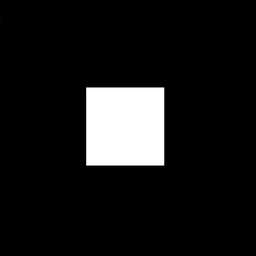
#> input picture Atividade07-1809/imagem/sinc_original.png, 256 x 256 px, shrunk from 600 x 600 before the run, found by its file name
$ python 3.py
#> lines starting #> are read from the running program, lines starting #| are printed output that depends on the picture; after the words box and inside, x2 and y2 are one past the last pixel; in counts of white or black regions, pixels touching at a corner belong together
# 3  Crie um filtro passa-alta do tipo ideal, butterworth e gaussiano e aplique-o às imagens disponibilizadas.

import cv2
import numpy as np
import matplotlib.pyplot as plt

sinc_original_path = './imagem/sinc_original.png'
sinc_original_menor_path = './imagem/sinc_original_menor.png'
sinc_rot_path = './imagem/sinc_rot.png'
sinc_rot2_path = './imagem/sinc_rot2.png'
sinc_trans_path = './imagem/sinc_trans.png'

# Ler as imagens
sinc_original = cv2.imread(sinc_original_path, cv2.IMREAD_GRAYSCALE)
#> sinc_original is the input picture: shape (256, 256); min 0, max 255, mean 23.7
sinc_original_menor = cv2.imread(sinc_original_menor_path, cv2.IMREAD_GRAYSCALE)
sinc_rot = cv2.imread(sinc_rot_path, cv2.IMREAD_GRAYSCALE)
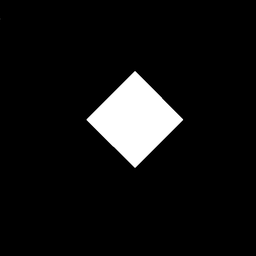
#> input picture Atividade07-1809/imagem/sinc_rot.png, 256 x 256 px, shrunk from 600 x 600 before the run, found by its file name
#> sinc_rot is the input picture: shape (256, 256); min 0, max 255, mean 18.4
sinc_rot2 = cv2.imread(sinc_rot2_path, cv2.IMREAD_GRAYSCALE)
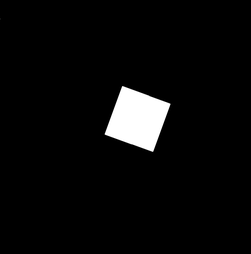
#> input picture Atividade07-1809/imagem/sinc_rot2.png, 251 x 254 px, shrunk from 588 x 596 before the run, found by its file name
#> sinc_rot2 is the input picture: shape (254, 251); min 0, max 255, mean 10.6
sinc_trans = cv2.imread(sinc_trans_path, cv2.IMREAD_GRAYSCALE)
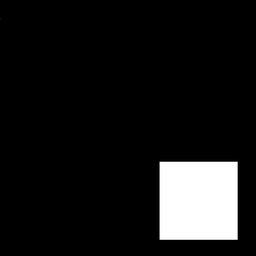
#> input picture Atividade07-1809/imagem/sinc_trans.png, 256 x 256 px, shrunk from 600 x 600 before the run, found by its file name
#> sinc_trans is the input picture: shape (256, 256); min 0, max 255, mean 23.7

def fourier_spectrum(image):
 # Computa a transformada de Fourier 2D
 f = np.fft.fft2(image)
 # Centraliza as frequências baixas
 fshift = np.fft.fftshift(f)
 # Calcula a magnitude e aplica o logaritmo para melhor visualização
 magnitude_spectrum = np.log(np.abs(fshift) + 1)
 return magnitude_spectrum


def distance(point1, point2):
    return np.sqrt((point1[0] - point2[0]) ** 2 + (point1[1] - point2[1]) ** 2)

def ideal_lowpass_filter(image, cutoff):
    rows, cols = image.shape
    center = (rows / 2, cols / 2)
    filter = np.zeros((rows, cols))

    for x in range(cols):
        for y in range(rows):
            if distance((y, x), center) < cutoff:
                filter[y, x] = 1
    return filter

def butterworth_lowpass_filter(image, cutoff, order=2):
    rows, cols = image.shape
    center = (rows / 2, cols / 2)
    filter = np.zeros((rows, cols))

    for x in range(cols):
        for y in range(rows):
            filter[y, x] = 1 / (1 + (distance((y, x), center) / cutoff) ** (2 * order))
    return filter

def gaussian_lowpass_filter(image, cutoff):
    rows, cols = image.shape
    center = (rows / 2, cols / 2)
    filter = np.zeros((rows, cols))

    for x in range(cols):
        for y in range(rows):
            filter[y, x] = np.exp(-(distance((y, x), center) ** 2) / (2 * (cutoff ** 2)))
    return filter
cutoff = 30

def normalize_image(image):
    min_val = np.min(image)
    max_val = np.max(image)
    return (image - min_val) / (max_val - min_val)

def apply_filter(image, filter):
    f = np.fft.fft2(image)
    fshift = np.fft.fftshift(f)
    fshift = fshift * filter
    f_ishift = np.fft.ifftshift(fshift)
    img_back = np.fft.ifft2(f_ishift)
    img_back = np.abs(img_back)
    return img_back

def ideal_highpass_filter(image, cutoff):
    return 1 - ideal_lowpass_filter(image, cutoff)

def butterworth_highpass_filter(image, cutoff, order=2):
    return 1 - butterworth_lowpass_filter(image, cutoff, order)

def gaussian_highpass_filter(image, cutoff):
    return 1 - gaussian_lowpass_filter(image, cutoff)

# Função para aplicar o filtro usando transformada de Fourier
def apply_filter(image, filter):
    f = np.fft.fft2(image)
    fshift = np.fft.fftshift(f)
    fshift = fshift * filter
    f_ishift = np.fft.ifftshift(fshift)
    img_back = np.fft.ifft2(f_ishift)
    img_back = np.abs(img_back)
    return img_back

images = [sinc_original, sinc_rot, sinc_rot2, sinc_trans]
titles = ['Original', 'Rotacionada (40º)', 'Rotacionada (20º)', 'Transladada']

for idx, image in enumerate(images):
    # Fourier
    spectrum = fourier_spectrum(image)

    # Criação dos filtros
    ideal_hp = ideal_highpass_filter(image, cutoff)
    butter_hp = butterworth_highpass_filter(image, cutoff)
    gaussian_hp = gaussian_highpass_filter(image, cutoff)

    # Aplicação dos filtros
    result_ideal = apply_filter(image, ideal_hp)
    result_butter = apply_filter(image, butter_hp)
    result_gaussian = apply_filter(image, gaussian_hp)

    # Exibição
    plt.figure(figsize=(20, 10))

    # Imagem original
    plt.subplot(4, 4, 1)
    plt.imshow(image, cmap='gray')
    plt.title(f'a) Imagem {titles[idx]}')
    plt.axis('off')

    # Espectro de Fourier
    plt.subplot(4, 4, 2)
    plt.imshow(spectrum, cmap='gray')
    plt.title('b) Espectro de Fourier')
    plt.axis('off')

    # Filtro passa-alta Ideal
    plt.subplot(4, 4, 3)
    plt.imshow(ideal_hp, cmap='gray')
    plt.title('c) Filtro Ideal Passa-Alta')
    plt.axis('off')

    # Resultado filtro Ideal
    plt.subplot(4, 4, 4)
    plt.imshow(result_ideal, cmap='gray')
    plt.title('d) Após Filtro Ideal')
    plt.axis('off')

    # Filtro passa-alta Butterworth
    plt.subplot(4, 4, 7)
    plt.imshow(butter_hp, cmap='gray')
    plt.title('c) Filtro Butterworth Passa-Alta')
    plt.axis('off')

    # Resultado filtro Butterworth
    plt.subplot(4, 4, 8)
    plt.imshow(result_butter, cmap='gray')
    plt.title('d) Após Filtro Butterworth')
    plt.axis('off')

    # Filtro passa-alta Gaussiano
    plt.subplot(4, 4, 11)
    plt.imshow(gaussian_hp, cmap='gray')
    plt.title('c) Filtro Gaussiano Passa-Alta')
    plt.axis('off')

    # Resultado filtro Gaussiano
    plt.subplot(4, 4, 12)
    plt.imshow(result_gaussian, cmap='gray')
    plt.title('d) Após Filtro Gaussiano')
    plt.axis('off')

    # Ajusta o layout e mostra a figura
    plt.tight_layout()
    plt.show()
#> this loop made 4 passes
#> pass 1, in fourier_spectrum, `magnitude_spectrum = np.log(np.abs(fshift) + 1)`:
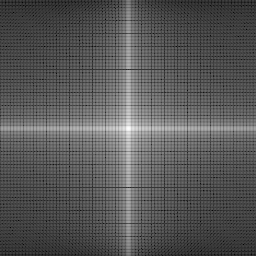
#> magnitude_spectrum: shape (256, 256) float64; min 0.302, max 14.26, mean 5.09; drawn with min black and max white
#> pass 1, `ideal_hp = ideal_highpass_filter(image, cutoff)`:
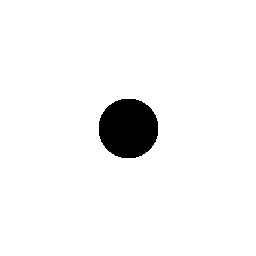
#> ideal_hp: shape (256, 256) float64; values 0 (black) and 1 (white), 95.7% white; 1 black region, box (x1, y1, x2, y2) and area: (99, 99, 158, 158) 2809
#> pass 1, `butter_hp = butterworth_highpass_filter(image, cutoff)`:
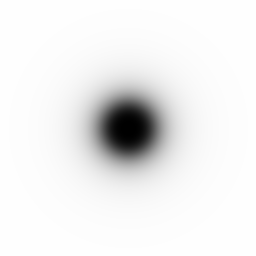
#> butter_hp: shape (256, 256) float64; min 0, max 0.999, mean 0.934
#> pass 2, `plt.show()`:
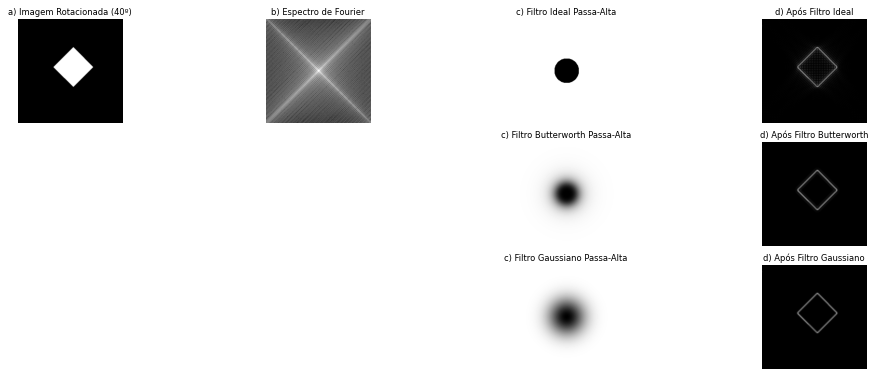
#> figure drawn by matplotlib, 8 panels
